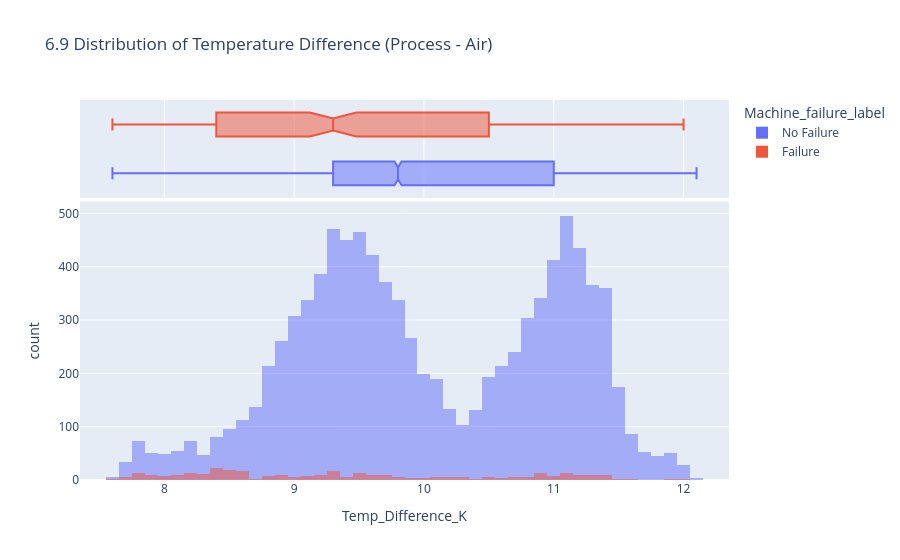

Write notebook code for a chart like this one.
### Markdown cell above
#### Histogram of Temperature Difference (Using Plotly)

### Code cell
fig9 = px.histogram(df_viz, x='Temp_Difference_K', color='Machine_failure_label', 
                    barmode='overlay', marginal='box', # Adds a boxplot to the top!
                    title='6.9 Distribution of Temperature Difference (Process - Air)')
fig9.show()

### Figure 1 — Plotly figure (JSON) as saved in the notebook; plotly's stock layout.template omitted (floating-point values rounded to 4 significant figures; data arrays with more than 128 entries replaced by an {"elided": "..."} marker saying what was removed)
{"data": [{"alignmentgroup": "True", "bingroup": "x", "hovertemplate": "Machine_failure_label=No Failure<br>Temp_Difference_K=%{x}<br>count=%{y}<extra></extra>", "legendgroup": "No Failure", "marker": {"color": "#636efa", "opacity": 0.5, "pattern": {"shape": ""}}, "name": "No Failure", "offsetgroup": "No Failure", "orientation": "v", "showlegend": true, "type": "histogram", "x": {"elided": "9661 float values"}, "xaxis": "x", "yaxis": "y"}, {"alignmentgroup": "True", "hovertemplate": "Machine_failure_label=No Failure<br>Temp_Difference_K=%{x}<extra></extra>", "legendgroup": "No Failure", "marker": {"color": "#636efa"}, "name": "No Failure", "notched": true, "offsetgroup": "No Failure", "showlegend": false, "type": "box", "x": {"elided": "9661 float values"}, "xaxis": "x2", "yaxis": "y2"}, {"alignmentgroup": "True", "bingroup": "x", "hovertemplate": "Machine_failure_label=Failure<br>Temp_Difference_K=%{x}<br>count=%{y}<extra></extra>", "legendgroup": "Failure", "marker": {"color": "#EF553B", "opacity": 0.5, "pattern": {"shape": ""}}, "name": "Failure", "offsetgroup": "Failure", "orientation": "v", "showlegend": true, "type": "histogram", "x": {"elided": "339 float values"}, "xaxis": "x", "yaxis": "y"}, {"alignmentgroup": "True", "hovertemplate": "Machine_failure_label=Failure<br>Temp_Difference_K=%{x}<extra></extra>", "legendgroup": "Failure", "marker": {"color": "#EF553B"}, "name": "Failure", "notched": true, "offsetgroup": "Failure", "showlegend": false, "type": "box", "x": {"elided": "339 float values"}, "xaxis": "x2", "yaxis": "y2"}], "layout": {"autosize": true, "barmode": "overlay", "legend": {"title": {"text": "Machine_failure_label"}, "tracegroupgap": 0}, "title": {"text": "6.9 Distribution of Temperature Difference (Process - Air)"}, "xaxis": {"anchor": "y", "autorange": true, "domain": [0, 1], "range": [7.35, 12.35], "title": {"text": "Temp_Difference_K"}, "type": "linear"}, "xaxis2": {"anchor": "y2", "autorange": true, "domain": [0, 1], "matches": "x", "range": [7.35, 12.35], "showgrid": true, "showticklabels": false, "type": "linear"}, "yaxis": {"anchor": "x", "autorange": true, "domain": [0, 0.7326], "range": [0, 522.1], "title": {"text": "count"}}, "yaxis2": {"anchor": "x2", "autorange": true, "domain": [0.7426, 1], "matches": "y2", "range": [-0.5, 1.5], "showgrid": false, "showline": false, "showticklabels": false, "ticks": "", "type": "category"}}}
